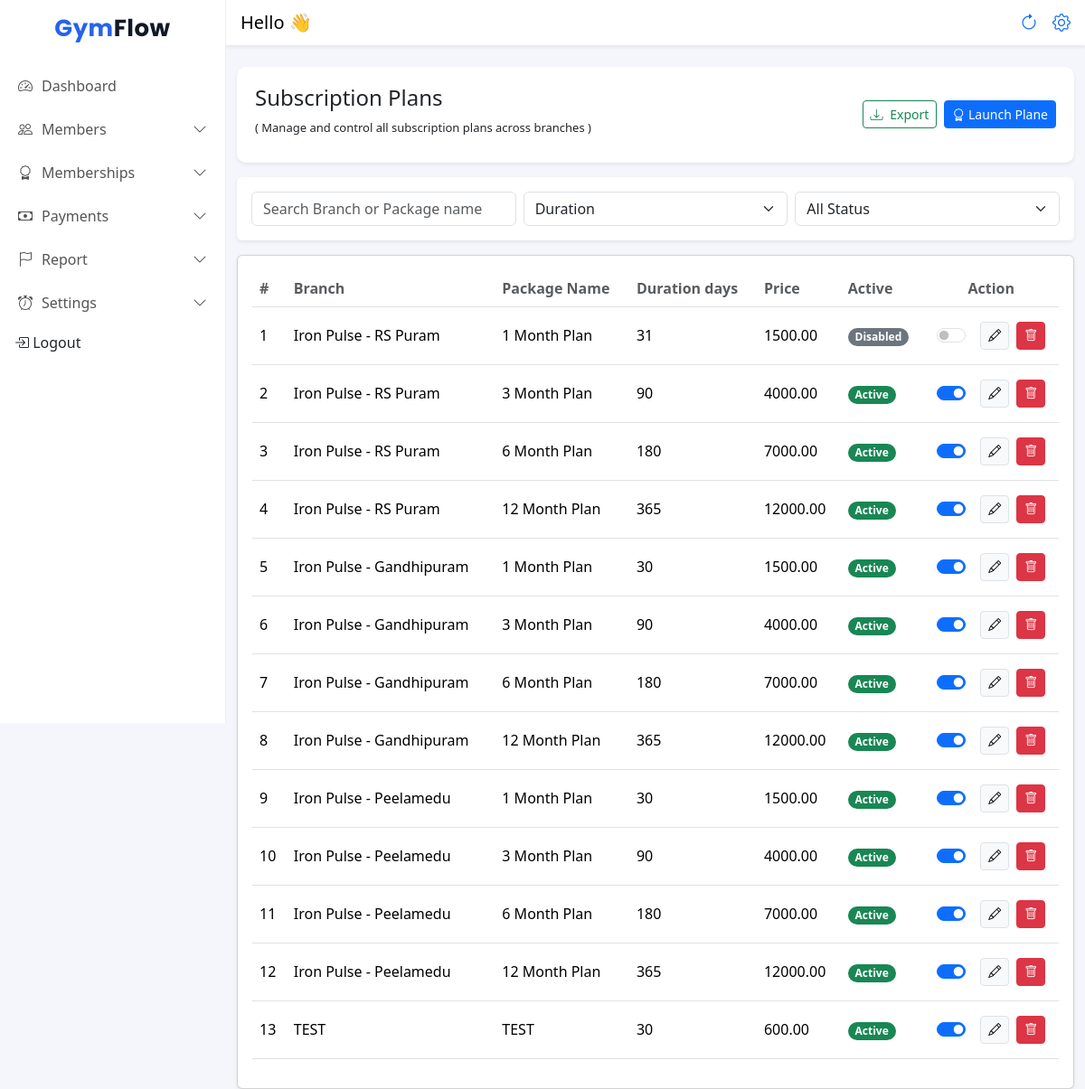
Screenshot of /plan/ (signed in) with the database file from the repository.
### frontend/models.py (models this page shows, shortened)
class MembershipPlan(models.Model):
    branch = models.ForeignKey(Branch, on_delete=models.CASCADE, related_name="plans")
    name = models.CharField(max_length=50)  # Monthly / Quarterly
    duration_days = models.PositiveIntegerField()
    start_date = models.DateField(null=True)
    end_date = models.DateField(null=True)
    price = models.DecimalField(max_digits=8, decimal_places=2)
    is_active = models.BooleanField(default=True)
    created_at = models.DateTimeField(auto_now_add=True)
    class Meta:
        unique_together = ('branch', 'name')  # same branch can't have same plan name twice

class Branch(models.Model):
    gym = models.ForeignKey(Gym, on_delete=models.CASCADE, related_name="branches")
    name = models.CharField(max_length=100)
    address = models.TextField(blank=True)
    phone = models.CharField(max_length=15, blank=True)
    created_at = models.DateTimeField(auto_now_add=True)
    class Meta:
        unique_together = ('gym', 'name')  # same gym can't have 2 branches with same name

### frontend/views.py (the view)
# urls.py: path('plan/', plans ,name="plans"),
@login_required
@owner_or_trainer
def plans(request):
    gym = request.user.gym
    plans = MembershipPlan.objects.filter(
        branch__gym=gym
    ).select_related("branch")
    add_new = Branch.objects.filter(gym__name=gym).values("id","name")
    return render(request, "Planes.html",{"plans":plans , "add_new":add_new})

### frontend/models.py (called while the page is built)
    def __str__(self):
        return self.name

### frontend/templates/Planes.html (shortened to what this page needs)
{% extends "base.html" %}
{% load static %}
{% block content %}
<div class="container-fluid mt-4">
    <div class="d-flex justify-content-between align-items-center mb-3 shadow-sm"
        style="background-color: white;padding:20px;border-radius: 10px;">
        <h4>Subscription Plans <br> <span style="font-size: 13px;">( Manage and control all subscription plans across branches )</span>
        </h4>
        {% if request.user.role == "ADMIN" %}
        <div class="d-flex gap-2">
            <button class="btn btn-outline-success btn-sm" id="exportCsv">
                <i class="bi bi-download me-1"></i> Export
            </button>
            <a href="{% url 'Add_plan' %}" class="btn btn-primary btn-sm">
                <i class="bi bi-award"></i> Launch Plane
            </a>
        </div>
        {% endif %}
    </div>
    <div class="card shadow-sm border-0 mb-3 ">
        <div class="card-body">
            <div class="row g-2">
                <div class="col-12 col-md-4">
                    <input type="text" id="searchInput" class="form-control"
                        placeholder="Search Branch or Package name">
                </div>
                <div class="col-12 col-md-4">
                    <select id="branchFilter" class="form-select">
                        <option value="">Duration</option>
                    </select>
                </div>
                <div class="col-12 col-md-4">
                    <select id="statusFilter" class="form-select">
                        <option value="">All Status</option>
                    </select>
                </div>
            </div>
        </div>
    </div>
    <div class="card shadow-sm">
        <div class="card-body table-responsive">
            <table class="table table-hover align-middle mb-3" id="membersTable">
                <thead class="table">
                    <tr>
                        <th class="fw-semibold text-muted">#</th>
                        <th class="fw-semibold text-muted">Branch</th>
                        <th class="fw-semibold text-muted">Package Name</th>
                        <th class="fw-semibold text-muted">Duration days</th>
                        <th class="fw-semibold text-muted">Price</th>
                        <th class="fw-semibold text-muted">Active</th>
                        {% if request.user.role == "ADMIN" %}
                        <th class="fw-semibold text-muted text-center">Action</th>
                        {% endif %}
                    </tr>
                </thead>
                <tbody>
                    {% for m in plans %}
                    <tr>
                        <td class="py-3">{{ forloop.counter }}</td>
                        <td class="py-3">{{ m.branch.name }}</td>
                        <td class="py-3">{{ m.name }}</td>
                        <td class="py-3">{{ m.duration_days }}</td>
                        <td class="py-3">{{ m.price }}{{p.is_active}}</td>
                        <td class="py-3">
                            {% if m.is_active %}
                            <span class="badge rounded-pill bg-success">Active</span>
                            {% else %}
                            <span class="badge rounded-pill bg-secondary">Disabled</span>
                            {% endif %}
                        </td>
                        {% if request.user.role == "ADMIN" %}
                        <td class="text-center py-3">
                            <div class="d-flex justify-content-center align-items-center gap-2">
                                <div class="form-check form-switch m-0">
                                    <input class="form-check-input plan-toggle" type="checkbox" data-id="{{ m.id }}" {%if m.is_active %}checked{% endif %}>
                                </div>
                                <a href="#" class="btn btn-sm btn-light border" title="Edit" id="edit-plan-btn"
                                    data-bs-toggle="modal" data-bs-target="#Plan_edit" data-id="{{ m.id }}">
                                    <i class="bi bi-pencil"></i>
                                </a>
                                <a href="#" class="btn btn-sm btn-danger" title="Delete" id="delete-plan-btn"
                                    data-id="{{ m.id }}">
                                    <i class="bi bi-trash"></i>
                                </a>
                            </div>
                        </td>
                        {% endif %}
                    </tr>
                    {% endfor %}
                </tbody>
        </div>
    </div>
</div>
{% endblock %}

### frontend/static/css/dashboard.css (style rules this page uses)
body { background-color: #f5f7fb; overflow-x: hidden; }
.table { margin-bottom: 0; }

### frontend/templates/base.html (style rules this page uses)
body { background: #f4f6fb; }

### rows the page displays
MembershipPlan: branch.name "Iron Pulse - RS Puram", name "1 Month Plan", duration_days "31", price "1500.00", shows "Disabled"
MembershipPlan: branch.name "Iron Pulse - RS Puram", name "3 Month Plan", duration_days "90", price "4000.00", shows "Active", is_active "☑"
MembershipPlan: branch.name "Iron Pulse - RS Puram", name "6 Month Plan", duration_days "180", price "7000.00", shows "Active", is_active "☑"
MembershipPlan: branch.name "Iron Pulse - RS Puram", name "12 Month Plan", duration_days "365", price "12000.00", shows "Active", is_active "☑"
MembershipPlan: branch.name "Iron Pulse - Gandhipuram", name "1 Month Plan", duration_days "30", price "1500.00", shows "Active", is_active "☑"
MembershipPlan: branch.name "Iron Pulse - Gandhipuram", name "3 Month Plan", duration_days "90", price "4000.00", shows "Active", is_active "☑"
MembershipPlan: branch.name "Iron Pulse - Gandhipuram", name "6 Month Plan", duration_days "180", price "7000.00", shows "Active", is_active "☑"
MembershipPlan: branch.name "Iron Pulse - Gandhipuram", name "12 Month Plan", duration_days "365", price "12000.00", shows "Active", is_active "☑"
MembershipPlan: branch.name "Iron Pulse - Peelamedu", name "1 Month Plan", duration_days "30", price "1500.00", shows "Active", is_active "☑"
MembershipPlan: branch.name "Iron Pulse - Peelamedu", name "3 Month Plan", duration_days "90", price "4000.00", shows "Active", is_active "☑"
MembershipPlan: branch.name "Iron Pulse - Peelamedu", name "6 Month Plan", duration_days "180", price "7000.00", shows "Active", is_active "☑"
MembershipPlan: branch.name "Iron Pulse - Peelamedu", name "12 Month Plan", duration_days "365", price "12000.00", shows "Active", is_active "☑"
MembershipPlan: branch.name "TEST", name "TEST", duration_days "30", price "600.00", shows "Active", is_active "☑"
